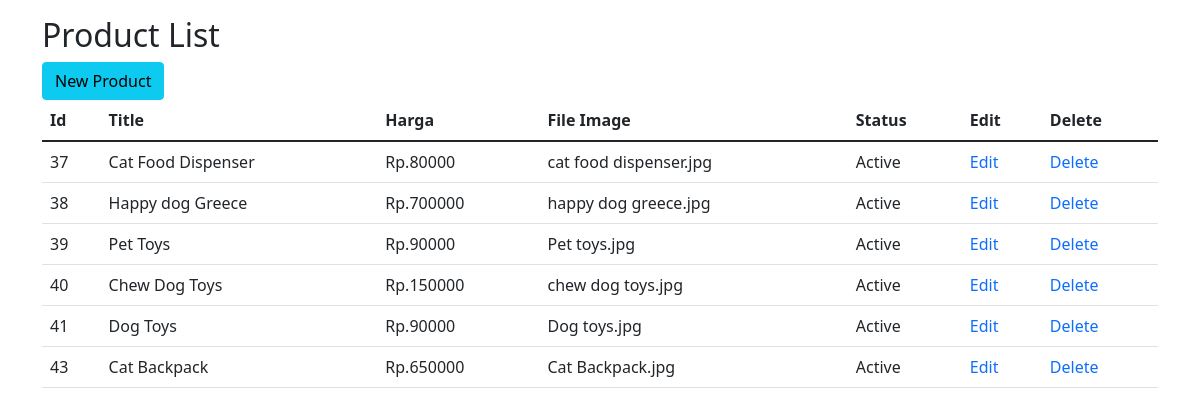
/product_list.php, run on the app's committed database.
### tables this page shows
CREATE TABLE `tb_product` (
  `id` int(4) NOT NULL,
  `title` varchar(80) DEFAULT NULL,
  `harga` float DEFAULT NULL,
  `file_image` varchar(80) DEFAULT NULL,
  `file_video` varchar(80) DEFAULT NULL,
  `flag_active` tinyint(1) DEFAULT 1 COMMENT '1=Active |0= Not Active '
);

### product_list.php (the view, shortened to what this page needs)
<!DOCTYPE html>
<html>
<head>
  <link href="https://cdn.jsdelivr.net/npm/bootstrap@5.1.3/dist/css/bootstrap.min.css" rel="stylesheet">
</head>
<body>
<?php
      require_once "connection.php";
 ?>
<div class="container mt-3">
  <h2>Product List</h2>
  <a href="new_product.php"><button type="button" class="btn btn-info"> New Product </button>  </a>
  <table class="table table-hover">
    <thead>
      <tr>
        <th>Id</th>
        <th>Title</th>
        <th>Harga</th>
		<th>File Image</th>
		<th>Status</th>
		<th>Edit</th>
		<th>Delete</th>
      </tr>
    </thead>
	<tbody>
	 <?php
	    $sSQL=" select * from tb_product order by id ";
		$result = mysqli_query($conn,$sSQL);
		if (mysqli_num_rows($result)>0)
		{
		    while($row= mysqli_fetch_assoc($result))
			{
		           $id = $row['id'];
				   $harga= $row['harga'];
				   $file_image = $row['file_image'];
				   $flag_active = $row['flag_active'];
				   $title = $row['title'];
				   if ($flag_active=='1')
				       $status="Active";
				   else
				       $status= " Not Active";
		?>
			 <tr>
					<td><?php echo $id;?></td>
					<td><?php echo $title;?></td>
					<td>Rp.<?php echo $harga;?></td>
					<td><?php echo $file_image;?></td>
					<td><?php echo $status;?></td>
					<td><a href="edit_product_list.php?id=<?php echo $id;?>" style="text-decoration:none">Edit</a></td>
					<td><a href="delete_product_list.php?id=<?php echo $id;?>" style="text-decoration:none" onclick="return konfirmasi_hapus();">Delete</td>
      		</tr>
		<?php
			}
		}
	 ?>
   </tbody>
  </table>
</body>
</html>

### data on the page
tb_product: id "37", title "Cat Food Dispenser", harga "80000", file_image "cat food dispenser.jpg", flag_active "Active"
tb_product: id "38", title "Happy dog Greece", harga "700000", file_image "happy dog greece.jpg", flag_active "Active"
tb_product: id "39", title "Pet Toys", harga "90000", file_image "Pet toys.jpg", flag_active "Active"
tb_product: id "40", title "Chew Dog Toys", harga "150000", file_image "chew dog toys.jpg", flag_active "Active"
tb_product: id "41", title "Dog Toys", harga "90000", file_image "Dog toys.jpg", flag_active "Active"
tb_product: id "43", title "Cat Backpack", harga "650000", file_image "Cat Backpack.jpg", flag_active "Active"
